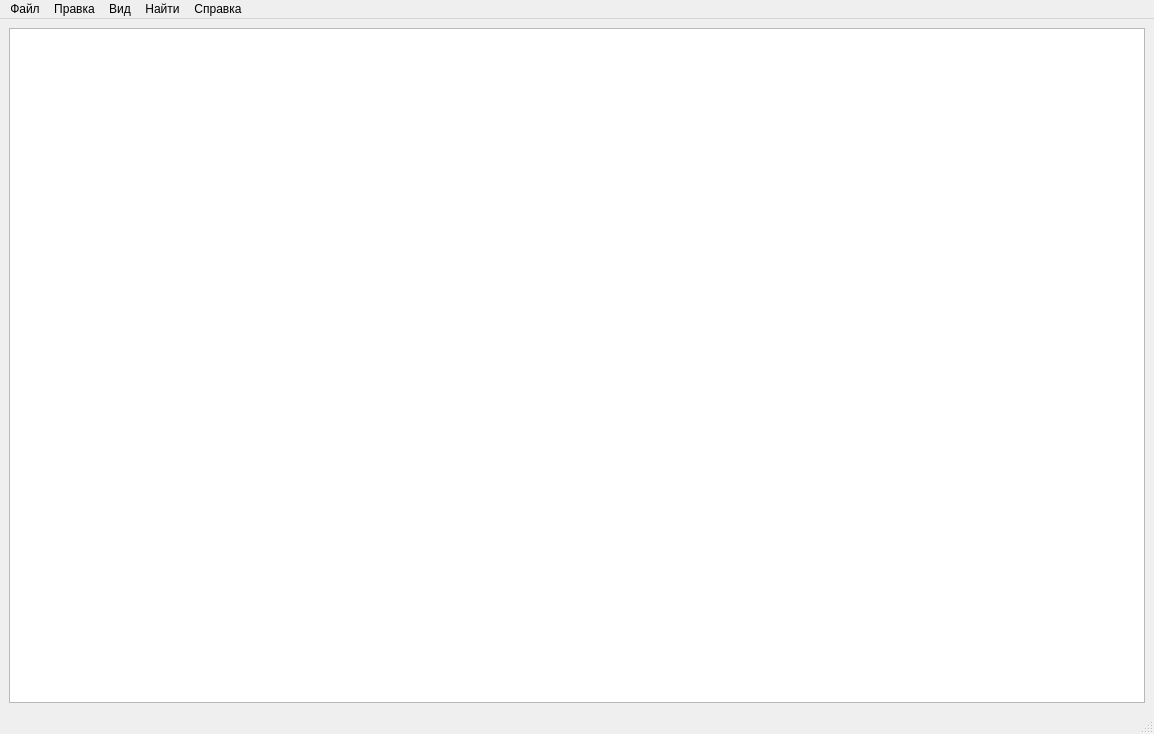
<?xml version="1.0" encoding="UTF-8"?>
<ui version="4.0">
 <class>MainWindow</class>
 <widget class="QMainWindow" name="MainWindow">
  <property name="geometry">
   <rect>
    <x>0</x>
    <y>0</y>
    <width>1154</width>
    <height>734</height>
   </rect>
  </property>
  <property name="windowTitle">
   <string>MainWindow</string>
  </property>
  <widget class="QWidget" name="centralwidget">
   <layout class="QHBoxLayout" name="horizontalLayout">
    <item>
     <widget class="QTextEdit" name="textEdit"/>
    </item>
   </layout>
  </widget>
  <widget class="QMenuBar" name="menubar">
   <property name="geometry">
    <rect>
     <x>0</x>
     <y>0</y>
     <width>1154</width>
     <height>23</height>
    </rect>
   </property>
   <widget class="QMenu" name="menu">
    <property name="title">
     <string>Файл</string>
    </property>
    <addaction name="actionNew"/>
    <addaction name="actionOpen"/>
    <addaction name="actionSave"/>
    <addaction name="actionPrint"/>
    <addaction name="actionExit"/>
   </widget>
   <widget class="QMenu" name="menu_2">
    <property name="title">
     <string>Правка</string>
    </property>
    <addaction name="actionUndo"/>
    <addaction name="actionRedo"/>
    <addaction name="actionCut"/>
    <addaction name="actionCopy"/>
    <addaction name="actionPaste"/>
    <addaction name="actionDelete"/>
    <addaction name="actionInsertDate"/>
   </widget>
   <widget class="QMenu" name="menu_3">
    <property name="title">
     <string>Вид</string>
    </property>
    <addaction name="actionFont"/>
    <addaction name="actionAlignLeft"/>
    <addaction name="actionAlignCenter"/>
    <addaction name="actionAlignRight"/>
   </widget>
   <widget class="QMenu" name="menu_4">
    <property name="title">
     <string>Найти</string>
    </property>
    <addaction name="actionFind"/>
    <addaction name="actionGoToLine"/>
    <addaction name="actionReplace"/>
   </widget>
   <widget class="QMenu" name="menu_5">
    <property name="title">
     <string>Справка</string>
    </property>
    <addaction name="actionAbout"/>
   </widget>
   <addaction name="menu"/>
   <addaction name="menu_2"/>
   <addaction name="menu_3"/>
   <addaction name="menu_4"/>
   <addaction name="menu_5"/>
  </widget>
  <widget class="QStatusBar" name="statusbar"/>
  <action name="actionNew">
   <property name="text">
    <string>Новый</string>
   </property>
  </action>
  <action name="actionOpen">
   <property name="text">
    <string>Открыть</string>
   </property>
  </action>
  <action name="actionSave">
   <property name="text">
    <string>Сохранить</string>
   </property>
  </action>
  <action name="actionPrint">
   <property name="text">
    <string>Печать</string>
   </property>
  </action>
  <action name="actionExit">
   <property name="text">
    <string>Выход</string>
   </property>
  </action>
  <action name="actionUndo">
   <property name="text">
    <string> Отменить</string>
   </property>
  </action>
  <action name="actionRedo">
   <property name="text">
    <string>Повторить</string>
   </property>
  </action>
  <action name="actionCut">
   <property name="text">
    <string>Вырезать</string>
   </property>
  </action>
  <action name="actionCopy">
   <property name="text">
    <string>Копировать</string>
   </property>
  </action>
  <action name="actionPaste">
   <property name="text">
    <string>Вставить</string>
   </property>
  </action>
  <action name="actionDelete">
   <property name="text">
    <string>Удалить</string>
   </property>
  </action>
  <action name="actionInsertDate">
   <property name="text">
    <string>Вставить дату </string>
   </property>
  </action>
  <action name="actionFont">
   <property name="text">
    <string>Шрифт</string>
   </property>
  </action>
  <action name="actionAlignLeft">
   <property name="text">
    <string>Выравнивание слева</string>
   </property>
  </action>
  <action name="actionAlignCenter">
   <property name="text">
    <string>По центру</string>
   </property>
  </action>
  <action name="actionAlignRight">
   <property name="text">
    <string>Выравнивание справа</string>
   </property>
  </action>
  <action name="actionFind">
   <property name="text">
    <string>Поиск</string>
   </property>
  </action>
  <action name="actionGoToLine">
   <property name="text">
    <string>Перейти к строке...</string>
   </property>
  </action>
  <action name="actionReplace">
   <property name="text">
    <string>Заменить</string>
   </property>
  </action>
  <action name="actionAbout">
   <property name="text">
    <string>О программе</string>
   </property>
  </action>
 </widget>
 <resources/>
 <connections/>
</ui>
